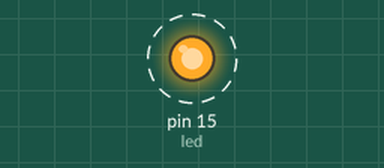
Recording of a program running on a simulated MicroPython board. Shown: output pins drawn as LEDs (lit = HIGH). Dashed ring = blinking. What the program prints to the serial console is not drawn.

Above: at 0.5 s.
Timing chart, 0 to 4.6 s (numbered marks = the images above):
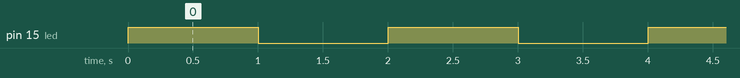

Measured:
- by itself, pin 15 (led): alternates HIGH for 1.0 s and LOW for 1.0 s

The program:

Activity_01-Operational_room_indicator.py
```python
from machine import Pin
import utime

# Initialize the LED pin
led = Pin(15, Pin.OUT)
led.low()

while True:
    	led.toggle()
    	print("Toggle")
    	utime.sleep(1)    
```
